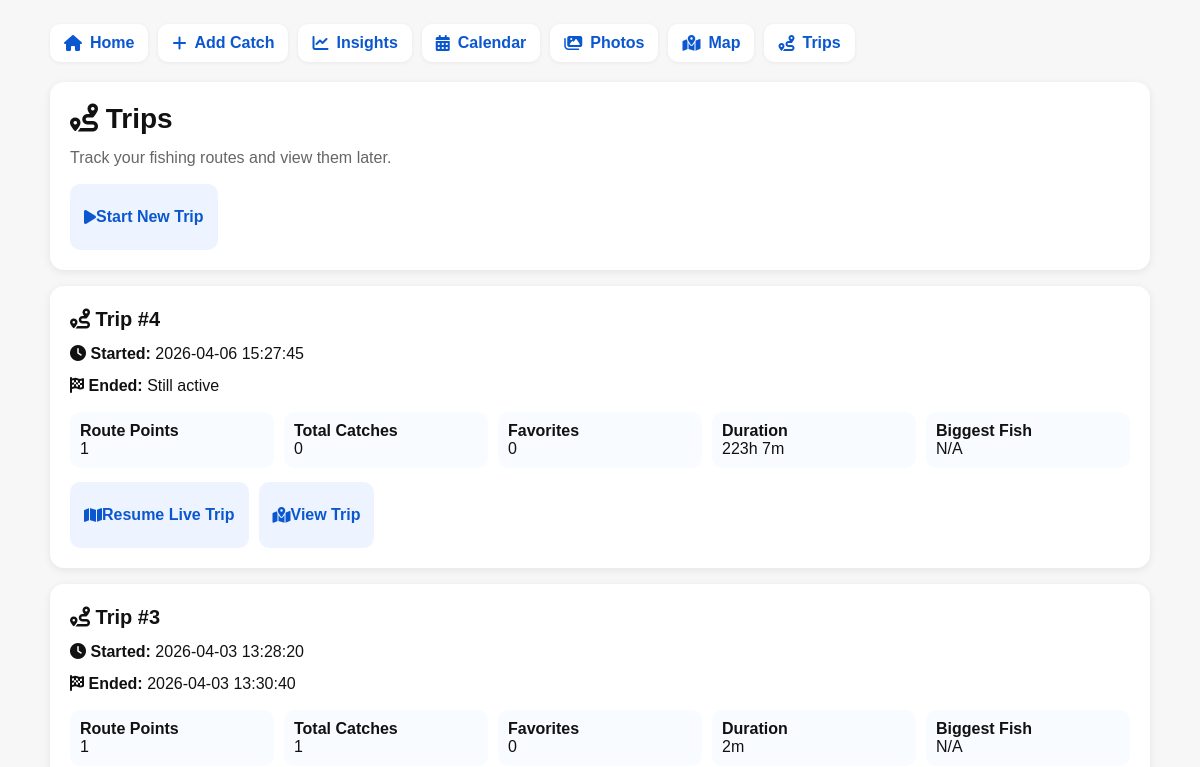
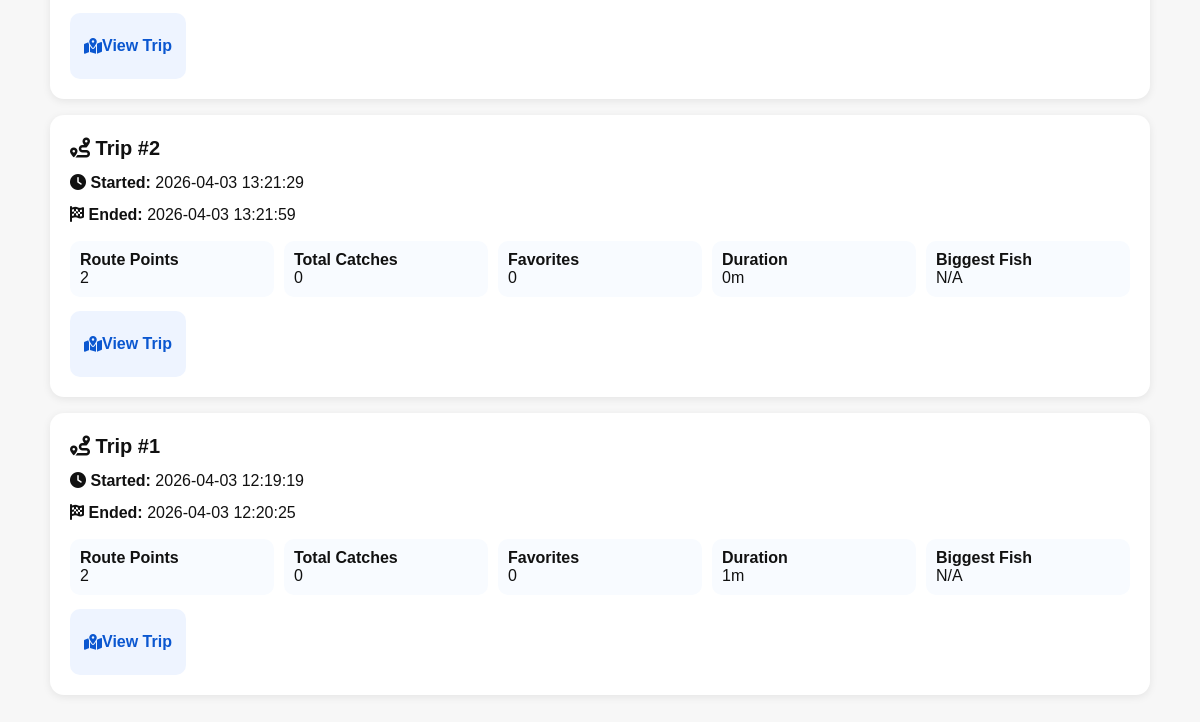
Before: /trips with the older database file (2 pictures, top to bottom).
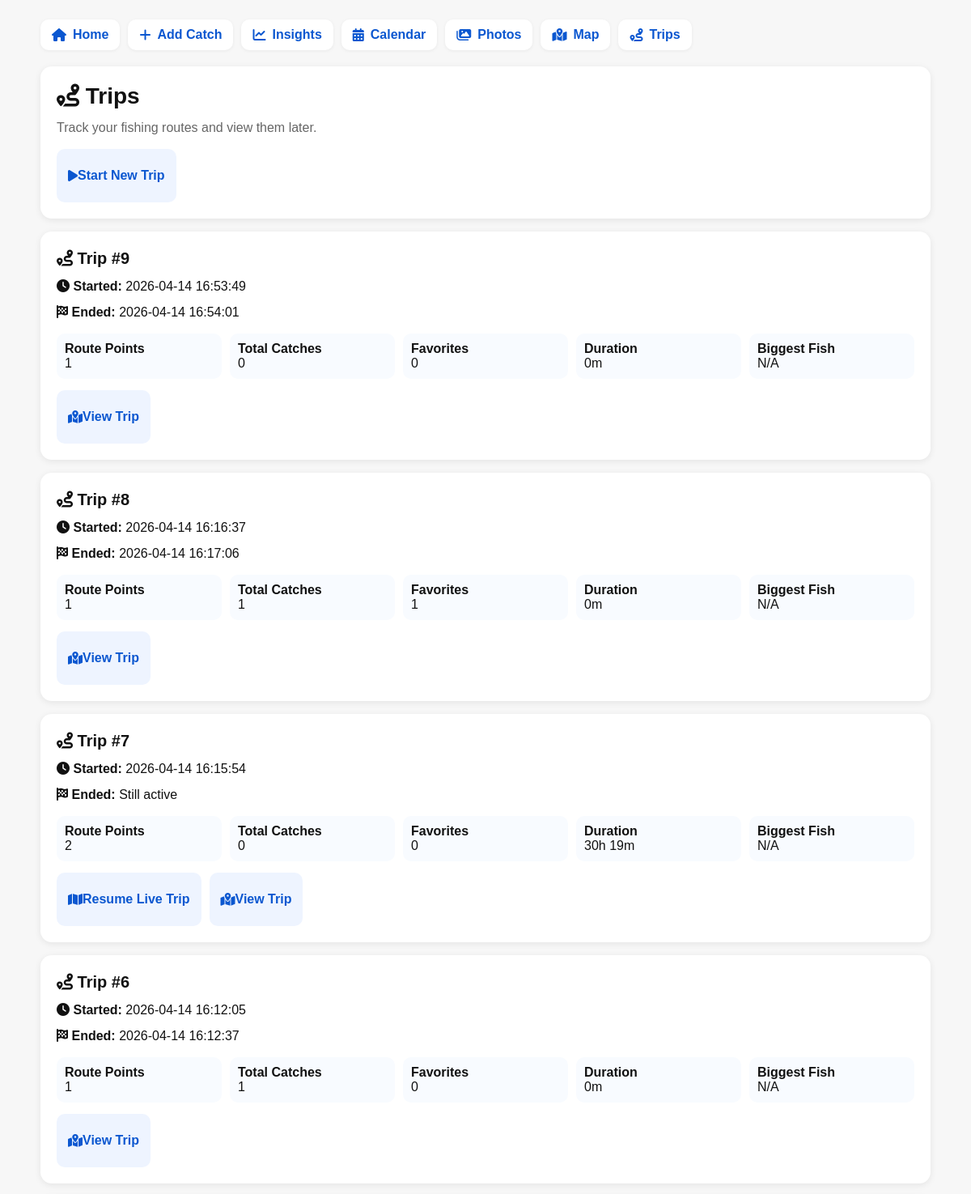
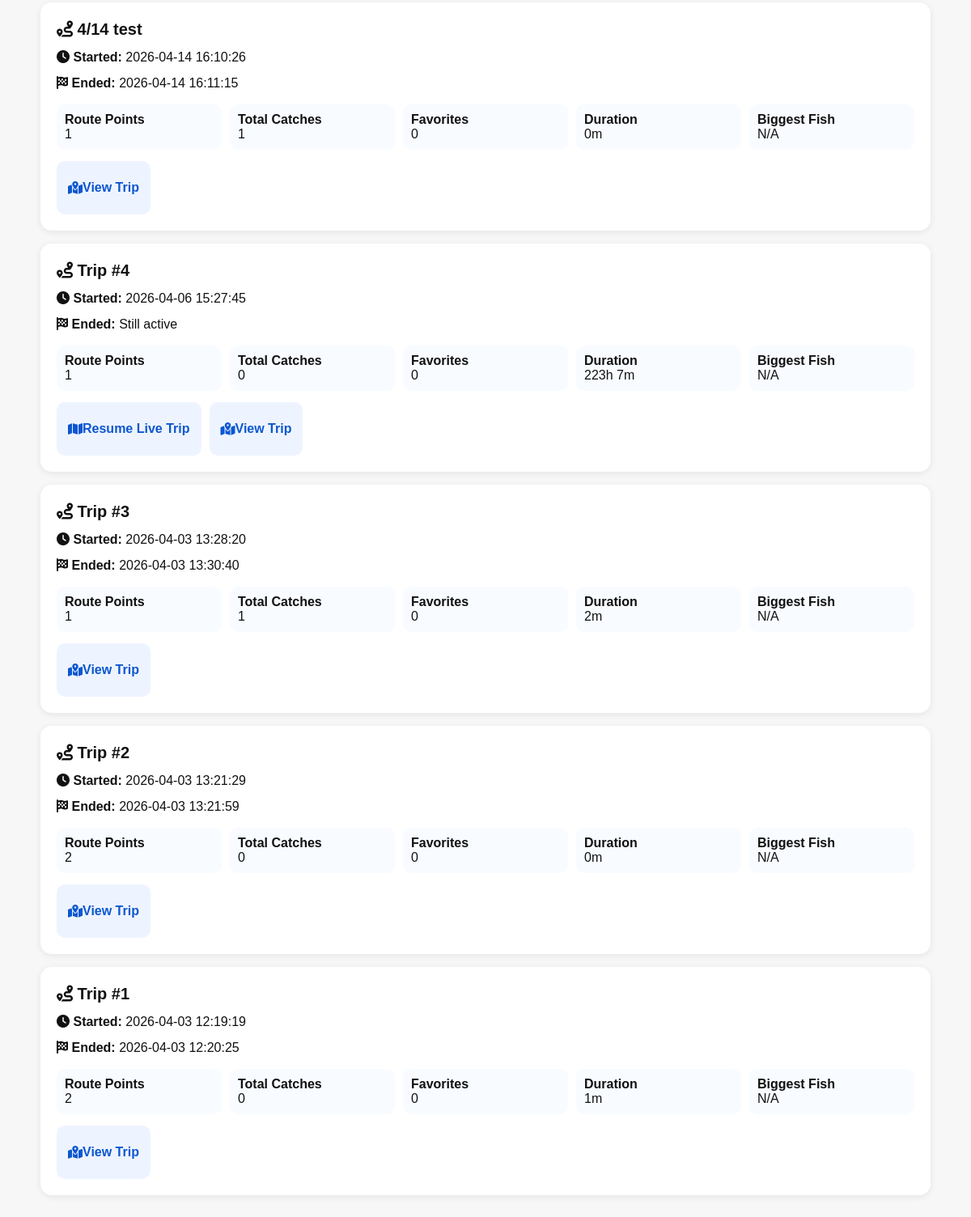
After: the same page with the newer database file (2 pictures, top to bottom).
### tables this page shows
CREATE TABLE trips (
            id INTEGER PRIMARY KEY AUTOINCREMENT,
            started_at TEXT,
            ended_at TEXT,
            name TEXT,
            notes TEXT
        );

### app.py (the view)
@app.route("/trips")
def trips():
    all_trips = get_all_trips()
    return render_template("trips.html", trips=all_trips)

### app.py (called while the page is built)
def get_connection():
    conn = sqlite3.connect(DB_FILE)
    conn.row_factory = sqlite3.Row
    return conn

def get_catches_for_trip(trip_id):
    conn = get_connection()
    cursor = conn.cursor()
    cursor.execute("""
        SELECT *
        FROM catches
        WHERE trip_id = ?
        ORDER BY id ASC
    """, (trip_id,))
    catches = cursor.fetchall()
    conn.close()
    return catches

def clean_value(value):
    if value is None:
        return None
    value = str(value).strip()
    if value == "":
        return None
    return value

def normalize_weight(weight):
    if weight is None:
        return None
    text = str(weight).strip().lower()
    text = text.replace("lbs", "").replace("lb", "").strip()
    try:
        return float(text)
    except ValueError:
        return None

### templates/trips.html (shortened to what this page needs)
{% extends "base.html" %}
{% block content %}
<div class="card">
    <h1><i class="fa-solid fa-route"></i> Trips</h1>
    <p class="muted">Track your fishing routes and view them later.</p>
    <div class="actions">
        <a href="{{ url_for('start_trip') }}">
            <i class="fa-solid fa-play"></i>
            <span>Start New Trip</span>
        </a>
    </div>
</div>
{% if not trips %}
    <div class="card">
        <p>No trips yet.</p>
    </div>
{% else %}
    {% for trip in trips %}
        <div class="card">
            <h2>
                <i class="fa-solid fa-route"></i>
                {{ trip["name"] or ("Trip #" ~ trip["id"]) }}
            </h2>
            <p>
                <i class="fa-solid fa-clock"></i>
                <strong>Started:</strong> {{ trip["started_at"] or "N/A" }}
            </p>
            <p>
                <i class="fa-solid fa-flag-checkered"></i>
                <strong>Ended:</strong> {{ trip["ended_at"] or "Still active" }}
            </p>
            <div style="display: grid; grid-template-columns: repeat(auto-fit, minmax(170px, 1fr)); gap: 10px; margin: 14px 0;">
                <div style="background: #f8fbff; border-radius: 10px; padding: 10px;">
                    <strong>Route Points</strong><br>
                    {{ trip["point_count"] }}
                </div>
                <div style="background: #f8fbff; border-radius: 10px; padding: 10px;">
                    <strong>Total Catches</strong><br>
                    {{ trip["catch_count"] }}
                </div>
                <div style="background: #f8fbff; border-radius: 10px; padding: 10px;">
                    <strong>Favorites</strong><br>
                    {{ trip["favorite_catch_count"] }}
                </div>
                <div style="background: #f8fbff; border-radius: 10px; padding: 10px;">
                    <strong>Duration</strong><br>
                    {{ trip["trip_duration"] or "N/A" }}
                </div>
                <div style="background: #f8fbff; border-radius: 10px; padding: 10px;">
                    <strong>Biggest Fish</strong><br>
                    {% if trip["biggest_fish"] %}
                        {{ trip["biggest_fish"]["display_weight"] }} — {{ trip["biggest_fish"]["species"] }}
                    {% else %}
                        N/A
                    {% endif %}
                </div>
            </div>
            <div class="actions">
                {% if not trip["ended_at"] %}
                    <a href="{{ url_for('live_trip', trip_id=trip['id']) }}">
                        <i class="fa-solid fa-map"></i>
                        <span>Resume Live Trip</span>
                    </a>
                {% endif %}
                <a href="{{ url_for('trip_detail', trip_id=trip['id']) }}">
                    <i class="fa-solid fa-map-location-dot"></i>
                    <span>View Trip</span>
                </a>
            </div>
        </div>
    {% endfor %}
{% endif %}
{% endblock %}

### templates/base.html (shortened to what this page needs)
<!doctype html>
<html>
<head>
    <link
        rel="stylesheet"
        href="https://cdnjs.cloudflare.com/ajax/libs/font-awesome/6.5.2/css/all.min.css"
    >
    <link
        rel="stylesheet"
        href="https://unpkg.com/leaflet@1.9.4/dist/leaflet.css"
    >
</head>
<body>
<div class="nav">
    <a href="{{ url_for('home') }}">
        <i class="fa-solid fa-house"></i>
        <span>Home</span>
    </a>
    <a href="{{ url_for('add_catch') }}">
        <i class="fa-solid fa-plus"></i>
        <span>Add Catch</span>
    </a>
<a href="{{ url_for('insights') }}">
    <i class="fa-solid fa-chart-line"></i>
    <span>Insights</span>
</a>
<a href="{{ url_for('calendar_page') }}">
    <i class="fa-solid fa-calendar-days"></i>
    <span>Calendar</span>
</a>
<a href="{{ url_for('photo_library') }}">
    <i class="fa-solid fa-images"></i>
    <span>Photos</span>
</a>
<a href="{{ url_for('map_page') }}">
    <i class="fa-solid fa-map-location-dot"></i>
    <span>Map</span>
</a>
    <a href="{{ url_for('trips') }}">
        <i class="fa-solid fa-route"></i>
        <span>Trips</span>
    </a>
</div>
{% block content %}{% endblock %}
</body>
</html>

### templates/base.html (style rules this page uses)
body { font-family: Arial, sans-serif; max-width: 1100px; margin: 0 auto; padding: 16px; background: #f7f7f7; color: #111; }
h1 { margin-top: 0; margin-bottom: 10px; font-size: 28px; line-height: 1.2; }
h2 { margin-top: 0; margin-bottom: 10px; font-size: 20px; line-height: 1.3; }
p { margin: 8px 0; line-height: 1.5; }
a, button { text-decoration: none; cursor: pointer; }
.nav { margin-bottom: 20px; display: flex; flex-wrap: wrap; gap: 10px; }
.nav a { color: #0b57d0; font-weight: bold; background: white; padding: 10px 14px; border-radius: 10px; box-shadow: 0 1px 4px rgba(0,0,0,0.06); display: inline-flex; align-items: center; gap: 8px; }
.card { background: white; border-radius: 14px; padding: 16px; margin-bottom: 16px; box-shadow: 0 2px 8px rgba(0,0,0,0.08); }
.muted { color: #666; }
.actions { display: flex; gap: 10px; align-items: stretch; flex-wrap: wrap; margin-top: 14px; }
.actions a { background: #eef4ff; color: #0b57d0; padding: 11px 14px; border-radius: 10px; font-weight: bold; min-height: 44px; display: inline-flex; align-items: center; }
@media (min-width: 700px) { body { padding: 24px; } }
@media (min-width: 700px) { .card { padding: 20px; } }

Changed rows visible on the page:
added trips: name+id "Trip #9", started_at "2026-04-14 16:53:49", ended_at "2026-04-14 16:54:01", point_count "1", catch_count "0", favorite_catch_count "0", trip "0m"
added trips: name+id "Trip #8", started_at "2026-04-14 16:16:37", ended_at "2026-04-14 16:17:06", point_count "1", catch_count "1", favorite_catch_count "1", trip "0m"
added trips: name+id "Trip #7", started_at "2026-04-14 16:15:54", ended_at "Still active", point_count "2", catch_count "0", favorite_catch_count "0", trip "30h 19m"
added trips: name+id "Trip #6", started_at "2026-04-14 16:12:05", ended_at "2026-04-14 16:12:37", point_count "1", catch_count "1", favorite_catch_count "0", trip "0m"
added trips: name "4/14 test", started_at "2026-04-14 16:10:26", ended_at "2026-04-14 16:11:15", point_count "1", catch_count "1", favorite_catch_count "0", trip "0m"
